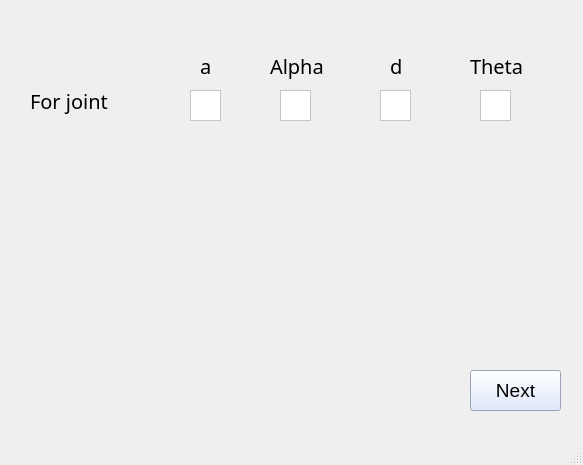
<?xml version="1.0" encoding="UTF-8"?>
<ui version="4.0">
 <class>MainWindow</class>
 <widget class="QMainWindow" name="MainWindow">
  <property name="geometry">
   <rect>
    <x>0</x>
    <y>0</y>
    <width>583</width>
    <height>465</height>
   </rect>
  </property>
  <property name="windowTitle">
   <string>MainWindow</string>
  </property>
  <property name="styleSheet">
   <string notr="true"/>
  </property>
  <widget class="QWidget" name="centralwidget">
   <widget class="QLabel" name="label">
    <property name="geometry">
     <rect>
      <x>30</x>
      <y>80</y>
      <width>101</width>
      <height>41</height>
     </rect>
    </property>
    <property name="font">
     <font>
      <family>Sitka</family>
      <pointsize>15</pointsize>
     </font>
    </property>
    <property name="text">
     <string>For joint </string>
    </property>
   </widget>
   <widget class="QLabel" name="aTextField">
    <property name="geometry">
     <rect>
      <x>200</x>
      <y>50</y>
      <width>21</width>
      <height>31</height>
     </rect>
    </property>
    <property name="font">
     <font>
      <family>Sitka</family>
      <pointsize>15</pointsize>
     </font>
    </property>
    <property name="text">
     <string>a</string>
    </property>
   </widget>
   <widget class="QLabel" name="alphaTextField">
    <property name="geometry">
     <rect>
      <x>270</x>
      <y>40</y>
      <width>61</width>
      <height>51</height>
     </rect>
    </property>
    <property name="font">
     <font>
      <family>Sitka</family>
      <pointsize>15</pointsize>
     </font>
    </property>
    <property name="text">
     <string>Alpha</string>
    </property>
   </widget>
   <widget class="QLabel" name="label_4">
    <property name="geometry">
     <rect>
      <x>390</x>
      <y>40</y>
      <width>21</width>
      <height>51</height>
     </rect>
    </property>
    <property name="font">
     <font>
      <family>Sitka</family>
      <pointsize>15</pointsize>
     </font>
    </property>
    <property name="text">
     <string>d</string>
    </property>
   </widget>
   <widget class="QLabel" name="label_5">
    <property name="geometry">
     <rect>
      <x>470</x>
      <y>40</y>
      <width>61</width>
      <height>51</height>
     </rect>
    </property>
    <property name="font">
     <font>
      <family>Sitka</family>
      <pointsize>15</pointsize>
     </font>
    </property>
    <property name="text">
     <string>Theta</string>
    </property>
   </widget>
   <widget class="QTextEdit" name="textEdit">
    <property name="geometry">
     <rect>
      <x>190</x>
      <y>90</y>
      <width>31</width>
      <height>31</height>
     </rect>
    </property>
    <property name="styleSheet">
     <string notr="true">background-color: rgb(255, 255, 255);</string>
    </property>
   </widget>
   <widget class="QTextEdit" name="textEdit_2">
    <property name="geometry">
     <rect>
      <x>280</x>
      <y>90</y>
      <width>31</width>
      <height>31</height>
     </rect>
    </property>
    <property name="styleSheet">
     <string notr="true">background-color: rgb(255, 255, 255);</string>
    </property>
   </widget>
   <widget class="QTextEdit" name="dTextField">
    <property name="geometry">
     <rect>
      <x>380</x>
      <y>90</y>
      <width>31</width>
      <height>31</height>
     </rect>
    </property>
    <property name="styleSheet">
     <string notr="true">background-color: rgb(255, 255, 255);</string>
    </property>
   </widget>
   <widget class="QTextEdit" name="thetaTextField">
    <property name="geometry">
     <rect>
      <x>480</x>
      <y>90</y>
      <width>31</width>
      <height>31</height>
     </rect>
    </property>
    <property name="styleSheet">
     <string notr="true">background-color: rgb(255, 255, 255);</string>
    </property>
   </widget>
   <widget class="QPushButton" name="next_2">
    <property name="geometry">
     <rect>
      <x>470</x>
      <y>370</y>
      <width>91</width>
      <height>41</height>
     </rect>
    </property>
    <property name="font">
     <font>
      <pointsize>14</pointsize>
     </font>
    </property>
    <property name="styleSheet">
     <string notr="true">background-color: rgb(215, 228, 253);</string>
    </property>
    <property name="text">
     <string>Next</string>
    </property>
   </widget>
  </widget>
  <widget class="QMenuBar" name="menubar">
   <property name="geometry">
    <rect>
     <x>0</x>
     <y>0</y>
     <width>583</width>
     <height>21</height>
    </rect>
   </property>
  </widget>
  <widget class="QStatusBar" name="statusbar"/>
 </widget>
 <resources/>
 <connections/>
</ui>
